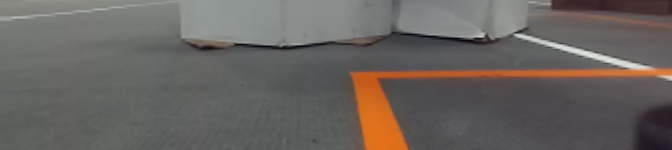
#> input picture city_driving/msg/third.png, 672 x 150 px
$ python color_segmentation.py
#> lines starting #> are read from the running program, lines starting #| are printed output that depends on the picture; after the words box and inside, x2 and y2 are one past the last pixel; in counts of white or black regions, pixels touching at a corner belong together
#> further down, img is the input picture: shape (150, 672, 3); mean B, G, R 95.9, 99.3, 104.4
from turtle import color
import cv2
import numpy as np
import pdb

#################### X-Y CONVENTIONS #########################
# 0,0  X  > > > > >
#
#  Y
#
#  v  This is the image. Y increases downwards, X increases rightwards
#  v  Please return bounding boxes as ((xmin, ymin), (xmax, ymax))
#  v
#  v
#  v
###############################################################

def image_print(img):
	"""
	Helper function to print out images, for debugging. Pass them in as a list.
	Press any key to continue.
	"""
	cv2.imshow("image", img)
	cv2.waitKey(0)
	cv2.destroyAllWindows()

def cd_color_segmentation(img, template, color_to_detect = "orange"):
    """
	Implement the cone detection using color segmentation algorithm
	Input:
		img: np.3darray; the input image with a cone to be detected. BGR.
		template_file_path; Not required, but can optionally be used to automate setting hue filter values.
	Return:
		bbox: ((x1, y1), (x2, y2)); the bounding box of the cone, unit in px
			(x1, y1) is the top left of the bbox and (x2, y2) is the bottom right of the bbox
	"""
#> called with color_to_detect = 'orange'
    if color_to_detect == "blue":
        color_min = np.array([90, 50, 70])
        color_max = np.array([128, 255, 255])
    elif color_to_detect == "orange":
        color_min = np.array([4, 150, 100])
        color_max = np.array([25, 255, 255])
    hsv_image = cv2.cvtColor(img,cv2.COLOR_BGR2HSV)
#> hsv_image: shape (150, 672, 3); mean H, S, V 77.8, 21.9, 106.2
    # image_print(hsv_image)
    mask = cv2.inRange(hsv_image, color_min, color_max)
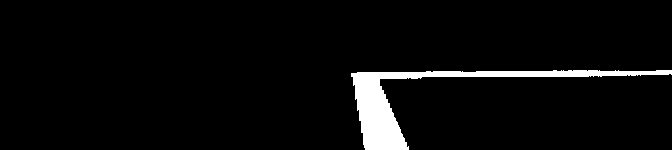
#> mask: shape (150, 672); 4.4% white; 1 white region, box (x1, y1, x2, y2) and area: (351, 70, 672, 150) 4394
	# image_print(mask)
    erosion_kernel = np.ones((5,5), np.uint8)
    img_erosion = cv2.erode(mask, erosion_kernel, iterations=1)
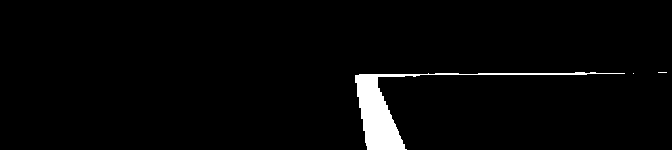
#> img_erosion: shape (150, 672); 2.7% white; 3 white regions (2 under 20 px), largest, box (x1, y1, x2, y2) and area: (355, 72, 625, 150) 2706
    # image_print(img_erosion)
    dilation_kernel = np.ones((20,20), np.uint8)
    img_dilation = cv2.dilate(img_erosion, dilation_kernel, iterations=1)
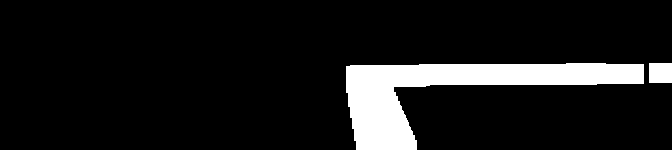
#> img_dilation: shape (150, 672); 10.2% white; 2 white regions
    # image_print(img_dilation)
    segmented_img = cv2.bitwise_and(img, img, mask=img_dilation)
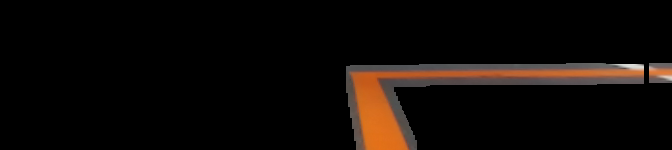
#> segmented_img: shape (150, 672, 3); mean B, G, R 6.6, 9.6, 14.7
    # image_print(segmented_img)
    contours= cv2.findContours(img_dilation.copy(), cv2.RETR_EXTERNAL, cv2.CHAIN_APPROX_SIMPLE)
#> contours = 2 contours; box (x1, y1, x2, y2) and area: (346, 63, 644, 150) 9434, (649, 63, 672, 83) 418

#> (the run stopped early here; a loop or call above may not have finished)

$ run again, with city_driving/msg/image.png copied over city_driving/msg/third.png
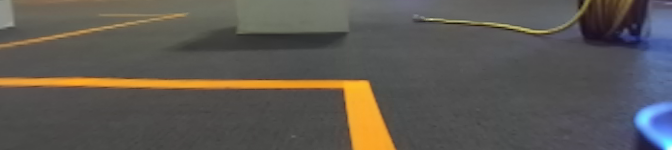
#> input picture city_driving/msg/image.png, 672 x 150 px
#> img is the input picture: shape (150, 672, 3); mean B, G, R 83, 88.5, 92.6
#> hsv_image: shape (150, 672, 3); mean H, S, V 48.1, 35.7, 98
#> in cd_color_segmentation, `mask = cv2.inRange(hsv_image, color_min, color_max)`:
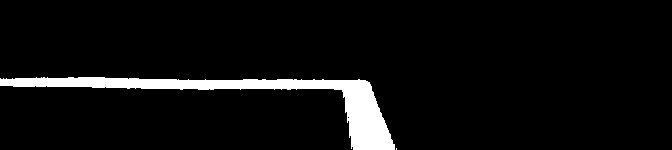
#> mask: shape (150, 672); 5.7% white; 2 white regions (1 under 20 px), largest, box (x1, y1, x2, y2) and area: (0, 77, 395, 150) 5749
#> img_erosion: shape (150, 672); 3.9% white; 1 white region, box (x1, y1, x2, y2) and area: (0, 79, 393, 150) 3883
#> img_dilation: shape (150, 672); 12.3% white; 1 white region
#> in cd_color_segmentation, `segmented_img = cv2.bitwise_and(img, img, mask=img_dilation)`:
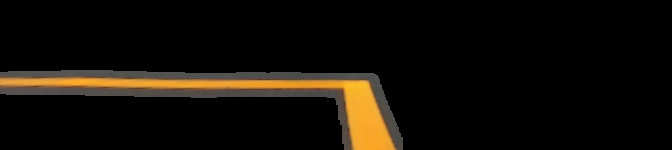
#> segmented_img: shape (150, 672, 3); mean B, G, R 7.6, 13.8, 18.3
#> contours = 1 contour; box (x1, y1, x2, y2) and area: (0, 70, 403, 150) 11906
